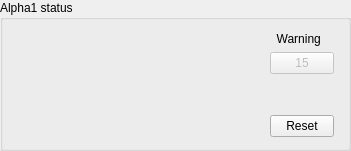
   <widget class="QGroupBox" name="groupBox_19">
    <property name="geometry">
     <rect>
      <x>430</x>
      <y>140</y>
      <width>351</width>
      <height>151</height>
     </rect>
    </property>
    <property name="title">
     <string>Alpha1 status</string>
    </property>
    <widget class="QWidget" name="layoutWidget_16">
     <property name="geometry">
      <rect>
       <x>270</x>
       <y>32</y>
       <width>64</width>
       <height>105</height>
      </rect>
     </property>
     <layout class="QVBoxLayout" name="verticalLayout_7">
      <item>
       <widget class="QLabel" name="label_17">
        <property name="text">
         <string>  Warning</string>
        </property>
       </widget>
      </item>
      <item>
       <widget class="QPushButton" name="pushButton_alpha1_warning">
        <property name="enabled">
         <bool>false</bool>
        </property>
        <property name="text">
         <string>15</string>
        </property>
       </widget>
      </item>
      <item>
       <spacer name="verticalSpacer_5">
        <property name="orientation">
         <enum>Qt::Vertical</enum>
        </property>
        <property name="sizeHint" stdset="0">
         <size>
          <width>20</width>
          <height>28</height>
         </size>
        </property>
       </spacer>
      </item>
      <item>
       <widget class="QPushButton" name="pushButton_alpha1_reset">
        <property name="text">
         <string>Reset</string>
        </property>
       </widget>
      </item>
     </layout>
    </widget>
   </widget>
